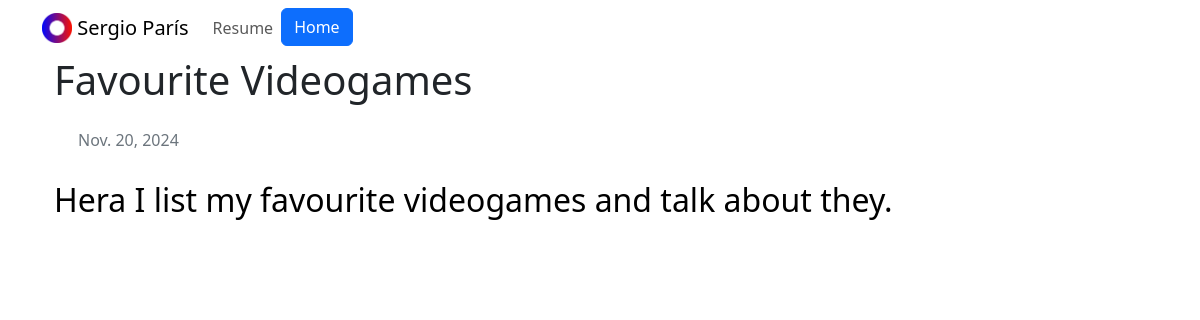
The app's page /blog/4 with its own data.
### blog/models.py (models this page shows, shortened)
class Blog(models.Model):
    title = models.CharField(max_length=200)
    description = models.TextField()
    fecha = models.DateField(auto_now_add=True)

### blog/views.py (the view)
# urls.py: path("<int:blog_id>", views.detail, name="details"),
def detail(request, blog_id):
    blog = get_object_or_404(Blog, pk=blog_id)
    return render(request, "details-blog.html", {"blog": blog})

### blog/templates/details-blog.html
{% extends "bootstrap/main.html" %}
{% load static %}
{% block content%}
<div class='container-fluid align '>
    <h1>{{blog.title}}</h1>
    <div class='text-secondary m-4'>{{blog.fecha}}</div>
    <div class='text-bigger'>{{blog.description}}</div>
</div>
 {%endblock %}

### static/styles/main.css (style rules this page uses)
.text-bigger { font-size: xx-large; color: black; }

### records on screen
Blog: title "Favourite Videogames", fecha "Nov. 20, 2024", description "Hera I list my favourite videogames and talk about they."
